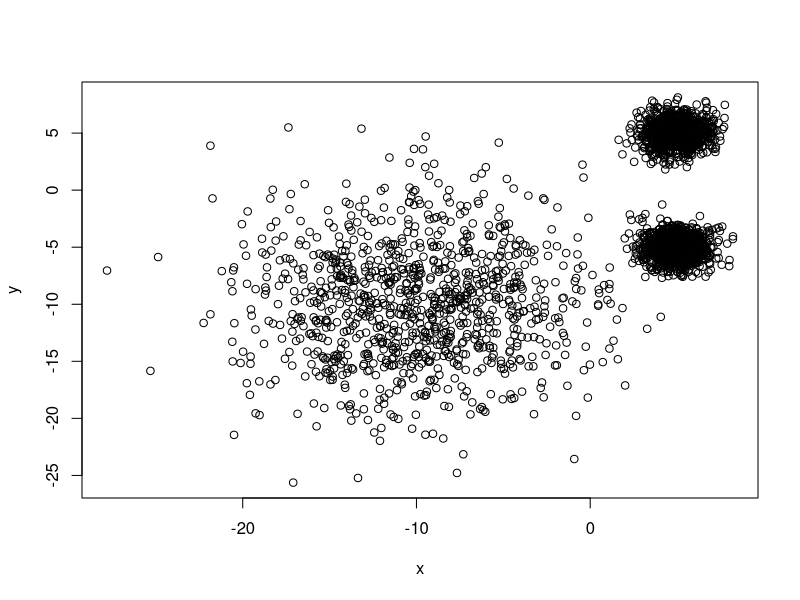

Recreate this plot in R.
## 분산이 다른 분포 
## 분산2개가 같고 한개는 다른 case

set.seed(1000)
df=runif(1000,-1,1)

x1 = rnorm(df,mean=5,sd=1)
y1 = rnorm(df, mean=5, sd=1)

x2 = rnorm(df, mean=5, sd=1)
y2 = rnorm(df, mean=-5, sd=1)

x3 = rnorm(df, mean=-10, sd=5)
y3 = rnorm(df, mean=-10, sd=5)

x = c(x1,x2,x3)
y = c(y1,y2,y3)

simulated_df = data.frame(x,y)

plot(x,y)
